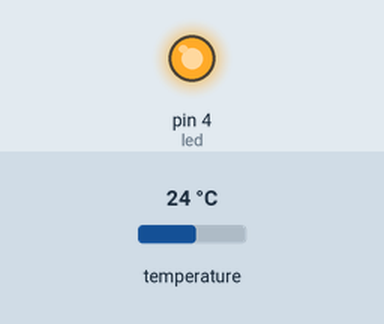
Simulated run of this sketch. Board: Arduino Uno, built with avr-gcc and run on an emulated ATmega328P. Parts: output pins drawn as LEDs (lit = HIGH). The test bench sets the inputs (shaded band); at power-on: temperature 24 °C.

Above: at 0.9 s.
At 6.2 s:
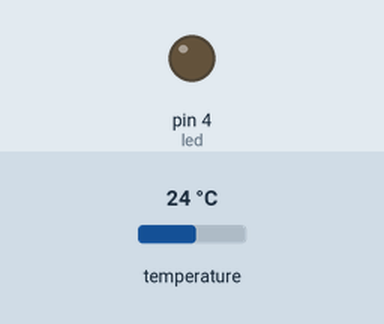
Timing chart, 0 to 8.2 s (numbered marks = the images above):
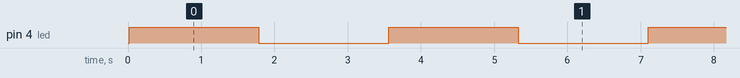

The sketch:

arduino.ino
```cpp
#include <OneWire.h>
#include <DallasTemperature.h>
#include <SoftwareSerial.h>

int led = 4;

#define ONE_WIRE_BUS 0
#define RX 1
#define TX 2

SoftwareSerial ms(RX,TX);
float TempArray[] = {0};
OneWire oneWire(ONE_WIRE_BUS);

// Pass our oneWire reference to Dallas Temperature.
DallasTemperature sensors(&oneWire);

void setup(void) {
  pinMode(led, OUTPUT);
  sensors.begin();
  ms.begin(9600);
}


void loop(void) {
  digitalWrite(led, !digitalRead(led));
  sensors.requestTemperatures();
  TempArray[0] = sensors.getTempCByIndex(0);
  ms.println(TempArray[0]);
  delay(1000);
}
```

Measured:
- by itself, pin 4 (led): alternates HIGH for 1.8 s and LOW for 1.8 s
